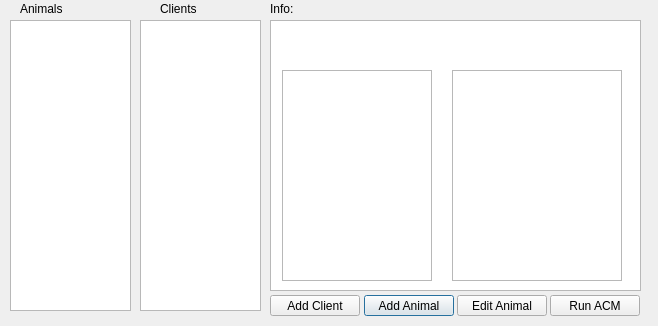
<?xml version="1.0" encoding="UTF-8"?>
<ui version="4.0">
 <class>staffWindow</class>
 <widget class="QDialog" name="staffWindow">
  <property name="geometry">
   <rect>
    <x>0</x>
    <y>0</y>
    <width>658</width>
    <height>326</height>
   </rect>
  </property>
  <property name="windowTitle">
   <string>Staff Window</string>
  </property>
  <widget class="QWidget" name="centralWidget" native="true">
   <property name="geometry">
    <rect>
     <x>0</x>
     <y>0</y>
     <width>641</width>
     <height>320</height>
    </rect>
   </property>
   <widget class="QPushButton" name="pushButton_2">
    <property name="geometry">
     <rect>
      <x>364</x>
      <y>295</y>
      <width>90</width>
      <height>21</height>
     </rect>
    </property>
    <property name="text">
     <string>Add Animal</string>
    </property>
   </widget>
   <widget class="QLabel" name="label">
    <property name="geometry">
     <rect>
      <x>20</x>
      <y>0</y>
      <width>64</width>
      <height>17</height>
     </rect>
    </property>
    <property name="text">
     <string>Animals</string>
    </property>
   </widget>
   <widget class="QLabel" name="label_2">
    <property name="geometry">
     <rect>
      <x>160</x>
      <y>0</y>
      <width>64</width>
      <height>17</height>
     </rect>
    </property>
    <property name="text">
     <string>Clients</string>
    </property>
   </widget>
   <widget class="QPushButton" name="pushButton_3">
    <property name="geometry">
     <rect>
      <x>270</x>
      <y>295</y>
      <width>90</width>
      <height>21</height>
     </rect>
    </property>
    <property name="text">
     <string>Add Client</string>
    </property>
   </widget>
   <widget class="QPushButton" name="pushButton_4">
    <property name="geometry">
     <rect>
      <x>457</x>
      <y>295</y>
      <width>90</width>
      <height>21</height>
     </rect>
    </property>
    <property name="text">
     <string>Edit Animal</string>
    </property>
   </widget>
   <widget class="QLabel" name="label_3">
    <property name="geometry">
     <rect>
      <x>270</x>
      <y>0</y>
      <width>64</width>
      <height>17</height>
     </rect>
    </property>
    <property name="text">
     <string>Info: </string>
    </property>
   </widget>
   <widget class="QLabel" name="label_5">
    <property name="geometry">
     <rect>
      <x>280</x>
      <y>30</y>
      <width>131</width>
      <height>31</height>
     </rect>
    </property>
    <property name="font">
     <font>
      <family>DejaVu Sans</family>
      <weight>75</weight>
      <italic>true</italic>
      <bold>true</bold>
     </font>
    </property>
    <property name="text">
     <string/>
    </property>
   </widget>
   <widget class="QLabel" name="label_6">
    <property name="geometry">
     <rect>
      <x>450</x>
      <y>30</y>
      <width>141</width>
      <height>31</height>
     </rect>
    </property>
    <property name="font">
     <font>
      <family>DejaVu Sans</family>
      <weight>75</weight>
      <italic>true</italic>
      <bold>true</bold>
     </font>
    </property>
    <property name="text">
     <string/>
    </property>
   </widget>
   <widget class="QListWidget" name="listWidget">
    <property name="geometry">
     <rect>
      <x>10</x>
      <y>20</y>
      <width>121</width>
      <height>291</height>
     </rect>
    </property>
   </widget>
   <widget class="QLabel" name="label_7">
    <property name="geometry">
     <rect>
      <x>310</x>
      <y>0</y>
      <width>91</width>
      <height>16</height>
     </rect>
    </property>
    <property name="text">
     <string/>
    </property>
   </widget>
   <widget class="QListWidget" name="listWidget_2">
    <property name="geometry">
     <rect>
      <x>282</x>
      <y>70</y>
      <width>150</width>
      <height>211</height>
     </rect>
    </property>
    <property name="font">
     <font>
      <family>DejaVu Serif</family>
      <weight>50</weight>
      <bold>false</bold>
     </font>
    </property>
   </widget>
   <widget class="QListWidget" name="listWidget_3">
    <property name="geometry">
     <rect>
      <x>452</x>
      <y>70</y>
      <width>170</width>
      <height>211</height>
     </rect>
    </property>
    <property name="font">
     <font>
      <family>DejaVu Serif</family>
      <weight>50</weight>
      <italic>false</italic>
      <bold>false</bold>
     </font>
    </property>
   </widget>
   <widget class="QListWidget" name="listWidget_4">
    <property name="geometry">
     <rect>
      <x>140</x>
      <y>20</y>
      <width>121</width>
      <height>291</height>
     </rect>
    </property>
   </widget>
   <widget class="QTextBrowser" name="textBrowser">
    <property name="geometry">
     <rect>
      <x>270</x>
      <y>20</y>
      <width>371</width>
      <height>271</height>
     </rect>
    </property>
   </widget>
   <widget class="QLabel" name="label_8">
    <property name="geometry">
     <rect>
      <x>390</x>
      <y>0</y>
      <width>131</width>
      <height>16</height>
     </rect>
    </property>
    <property name="text">
     <string/>
    </property>
   </widget>
   <widget class="QLabel" name="label_9">
    <property name="geometry">
     <rect>
      <x>530</x>
      <y>0</y>
      <width>91</width>
      <height>16</height>
     </rect>
    </property>
    <property name="text">
     <string/>
    </property>
   </widget>
   <widget class="QPushButton" name="pushButton_5">
    <property name="geometry">
     <rect>
      <x>550</x>
      <y>295</y>
      <width>90</width>
      <height>21</height>
     </rect>
    </property>
    <property name="text">
     <string>Run ACM</string>
    </property>
   </widget>
   <zorder>textBrowser</zorder>
   <zorder>pushButton_2</zorder>
   <zorder>label</zorder>
   <zorder>label_2</zorder>
   <zorder>pushButton_3</zorder>
   <zorder>pushButton_4</zorder>
   <zorder>label_3</zorder>
   <zorder>label_5</zorder>
   <zorder>label_6</zorder>
   <zorder>listWidget</zorder>
   <zorder>label_7</zorder>
   <zorder>listWidget_2</zorder>
   <zorder>listWidget_3</zorder>
   <zorder>listWidget_4</zorder>
   <zorder>label_8</zorder>
   <zorder>label_9</zorder>
   <zorder>pushButton_5</zorder>
  </widget>
  <widget class="QToolBar" name="mainToolBar">
   <property name="geometry">
    <rect>
     <x>0</x>
     <y>0</y>
     <width>8</width>
     <height>17</height>
    </rect>
   </property>
  </widget>
 </widget>
 <layoutdefault spacing="6" margin="11"/>
 <resources/>
 <connections/>
</ui>
